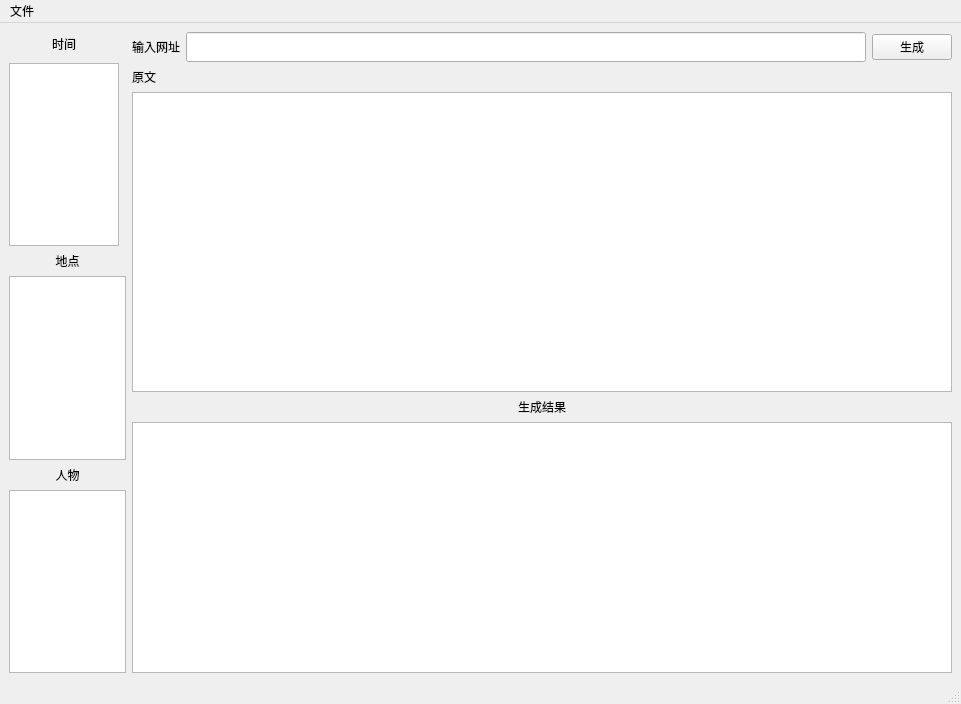
<?xml version="1.0" encoding="UTF-8"?>
<ui version="4.0">
 <class>Resume_generate_4_the_old</class>
 <widget class="QMainWindow" name="Resume_generate_4_the_old">
  <property name="geometry">
   <rect>
    <x>0</x>
    <y>0</y>
    <width>961</width>
    <height>704</height>
   </rect>
  </property>
  <property name="minimumSize">
   <size>
    <width>961</width>
    <height>704</height>
   </size>
  </property>
  <property name="maximumSize">
   <size>
    <width>961</width>
    <height>704</height>
   </size>
  </property>
  <property name="windowTitle">
   <string>MainWindow</string>
  </property>
  <widget class="QWidget" name="centralwidget">
   <layout class="QGridLayout" name="gridLayout">
    <item row="0" column="0">
     <layout class="QVBoxLayout" name="verticalLayout_3">
      <item>
       <layout class="QHBoxLayout" name="horizontalLayout_2">
        <item>
         <layout class="QVBoxLayout" name="verticalLayout_5">
          <item>
           <widget class="QLabel" name="label_3">
            <property name="minimumSize">
             <size>
              <width>110</width>
              <height>25</height>
             </size>
            </property>
            <property name="maximumSize">
             <size>
              <width>110</width>
              <height>16777215</height>
             </size>
            </property>
            <property name="text">
             <string>&lt;html&gt;&lt;head/&gt;&lt;body&gt;&lt;p align=&quot;center&quot;&gt;时间&lt;/p&gt;&lt;/body&gt;&lt;/html&gt;</string>
            </property>
           </widget>
          </item>
          <item>
           <widget class="QTextBrowser" name="time">
            <property name="minimumSize">
             <size>
              <width>110</width>
              <height>120</height>
             </size>
            </property>
            <property name="maximumSize">
             <size>
              <width>110</width>
              <height>470</height>
             </size>
            </property>
            <property name="baseSize">
             <size>
              <width>100</width>
              <height>470</height>
             </size>
            </property>
           </widget>
          </item>
          <item>
           <widget class="QLabel" name="label_5">
            <property name="text">
             <string>&lt;html&gt;&lt;head/&gt;&lt;body&gt;&lt;p align=&quot;center&quot;&gt;地点&lt;/p&gt;&lt;/body&gt;&lt;/html&gt;</string>
            </property>
           </widget>
          </item>
          <item>
           <widget class="QTextBrowser" name="location"/>
          </item>
          <item>
           <widget class="QLabel" name="label_6">
            <property name="text">
             <string>&lt;html&gt;&lt;head/&gt;&lt;body&gt;&lt;p align=&quot;center&quot;&gt;人物&lt;/p&gt;&lt;/body&gt;&lt;/html&gt;</string>
            </property>
           </widget>
          </item>
          <item>
           <widget class="QTextBrowser" name="persons"/>
          </item>
         </layout>
        </item>
        <item>
         <layout class="QVBoxLayout" name="verticalLayout">
          <item>
           <layout class="QHBoxLayout" name="horizontalLayout">
            <item>
             <widget class="QLabel" name="label">
              <property name="text">
               <string>输入网址</string>
              </property>
             </widget>
            </item>
            <item>
             <widget class="QLineEdit" name="input">
              <property name="minimumSize">
               <size>
                <width>0</width>
                <height>30</height>
               </size>
              </property>
              <property name="maximumSize">
               <size>
                <width>16777215</width>
                <height>30</height>
               </size>
              </property>
              <property name="text">
               <string/>
              </property>
             </widget>
            </item>
            <item>
             <widget class="QPushButton" name="start">
              <property name="text">
               <string>生成</string>
              </property>
             </widget>
            </item>
           </layout>
          </item>
          <item>
           <widget class="QLabel" name="label_2">
            <property name="text">
             <string>原文</string>
            </property>
           </widget>
          </item>
          <item>
           <widget class="QTextBrowser" name="source">
            <property name="minimumSize">
             <size>
              <width>820</width>
              <height>300</height>
             </size>
            </property>
           </widget>
          </item>
          <item>
           <widget class="QLabel" name="label_4">
            <property name="text">
             <string>&lt;html&gt;&lt;head/&gt;&lt;body&gt;&lt;p align=&quot;center&quot;&gt;生成结果&lt;/p&gt;&lt;/body&gt;&lt;/html&gt;</string>
            </property>
           </widget>
          </item>
          <item>
           <widget class="QTextBrowser" name="result"/>
          </item>
         </layout>
        </item>
       </layout>
      </item>
     </layout>
    </item>
   </layout>
  </widget>
  <widget class="QMenuBar" name="menubar">
   <property name="geometry">
    <rect>
     <x>0</x>
     <y>0</y>
     <width>961</width>
     <height>26</height>
    </rect>
   </property>
   <widget class="QMenu" name="menu">
    <property name="title">
     <string>文件</string>
    </property>
    <addaction name="actionopen"/>
   </widget>
   <addaction name="menu"/>
  </widget>
  <widget class="QStatusBar" name="statusbar"/>
  <action name="actionopen">
   <property name="text">
    <string>打开</string>
   </property>
  </action>
 </widget>
 <resources/>
 <connections/>
</ui>
